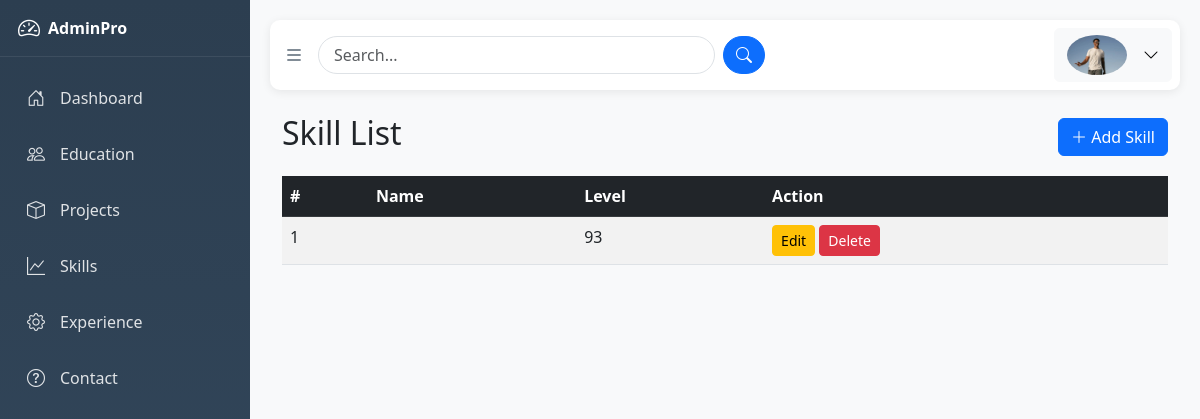
Page /skills/ (signed in) on the committed database.
### app/models.py (models this page shows, shortened)
class CustomUserModel(AbstractUser):
    fullname = models.CharField(max_length=255, null=True, blank=True)
    phone = models.CharField(max_length=20, null=True, blank=True)
    title = models.CharField(max_length=100, help_text="Professional title (e.g., Full Stack Developer)", null=True, blank=True)
    date_of_birth = models.DateField(null=True, blank=True)
    bio = models.TextField(max_length=500, help_text="Short bio for hero section", null=True, blank=True)
    about_description = models.TextField(help_text="Detailed about description", null=True, blank=True)
    profile_image = models.ImageField(upload_to='profile_images/', blank=True, null=True)
    resume_file = models.FileField(upload_to='resumes/', blank=True, null=True)
    location = models.CharField(max_length=100, null=True, blank=True)
    linkedin_url = models.URLField(null=True, blank=True)
    github_url = models.URLField(null=True, blank=True)
    twitter_url = models.URLField(null=True, blank=True)
    instagram_url = models.URLField(null=True, blank=True)
    created_at = models.DateTimeField(auto_now_add=True)
    updated_at = models.DateTimeField(auto_now=True)

class skillModel(models.Model):
    user = models.ForeignKey(CustomUserModel, on_delete=models.CASCADE, related_name='skills')
    skill_name = models.CharField(max_length=100)
    image = models.ImageField(upload_to='skill_images/', blank=True, null=True)
    level = models.PositiveIntegerField(default=0, null=True, blank=True)
    created_at = models.DateTimeField(auto_now_add=True)
    updated_at = models.DateTimeField(auto_now=True)

### app/views.py (the view)
# urls.py: path('skills/', skill_list, name='skill_list'),
def skill_list(request):
    skills = skillModel.objects.all()
    return render(request, 'backend/skill_list.html', {'skills': skills})

### app/templates/backend/skill_list.html
{% extends 'backend/base.html' %}
{% block content %}
<div class="container mt-4">
    <div class="d-flex justify-content-between align-items-center mb-3">
        <h2>Skill List</h2>
        <a href="{% url 'add_skill' %}" class="btn btn-primary">
            <i class="bi bi-plus-lg"></i> Add Skill
        </a>
    </div>
    <table class="table table-striped table-hover">
        <thead class="table-dark">
            <tr>
                <th>#</th>
                <th>Name</th>
                <th>Level</th>
                <th>Action</th>
            </tr>
        </thead>
        <tbody>
            {% for skill in skills %}
                <tr>
                    <td>{{ forloop.counter }}</td>
                    <td>{{ skill.name }}</td>
                    <td>{{ skill.level }}</td>
                    <td>
                        <a href="{% url 'edit_skill' skill.id %}" class="btn btn-sm btn-warning">Edit</a>
                        <a href="{% url 'delete_skill' skill.id %}" class="btn btn-sm btn-danger"
                                onclick="return confirm('Are you sure you want to delete this skill entry?');">
                            Delete
                        </a>
                    </td>
                </tr>
            {% empty %}
                <tr>
                    <td colspan="5" class="text-center text-muted">No education records found.</td>
                </tr>
            {% endfor %}
        </tbody>
    </table>
</div>
{% endblock %}

### app/templates/backend/base.html (shortened to what this page needs)
<!DOCTYPE html>
<html lang="en">
<head>
  <link href="https://cdn.jsdelivr.net/npm/bootstrap@5.3.0/dist/css/bootstrap.min.css" rel="stylesheet" />
  <link href="https://cdn.jsdelivr.net/npm/bootstrap-icons@1.10.0/font/bootstrap-icons.css" rel="stylesheet" />
</head>
<body>
  <aside class="sidebar" id="sidebar">
    <div class="logo">
      <div class="d-flex align-items-center gap-2">
        <i class="bi bi-speedometer2 logo-icon"></i>
        <span class="logo-text">AdminPro</span>
      </div>
    </div>
    <nav class="sidebar-nav">
      <div class="nav-item">
        <a href="#" class="nav-link"><i class="bi bi-house-door"></i><span class="nav-text">Dashboard</span></a>
      </div>
      <div class="nav-item">
        <a href="{% url 'education_list' %}" class="nav-link"><i class="bi bi-people"></i><span class="nav-text">Education</span></a>
      </div>
      <div class="nav-item">
        <a href="{% url 'project_list' %}" class="nav-link"><i class="bi bi-box"></i><span class="nav-text">Projects</span></a>
      </div>
      <div class="nav-item">
        <a href="{% url 'skill_list' %}" class="nav-link"><i class="bi bi-graph-up"></i><span class="nav-text">Skills</span></a>
      </div>
      <div class="nav-item">
        <a href="{% url 'experience_list' %}" class="nav-link"><i class="bi bi-gear"></i><span class="nav-text">Experience</span></a>
      </div>
      <div class="nav-item">
        <a href="{% url 'contact_list' %}" class="nav-link"><i class="bi bi-question-circle"></i><span class="nav-text">Contact</span></a>
      </div>
    </nav>
  </aside>
  <main class="main-content" id="mainContent">
    <div
      class="top-navbar d-flex flex-column flex-md-row justify-content-between align-items-start align-items-md-center p-2">
      <div class="d-flex w-100 align-items-center justify-content-between">
        <button class="toggle-btn me-2" id="toggleBtn"><i class="bi bi-list"></i></button>
        <div class="d-none d-md-flex w-50">
          <div class="input-group">
            <input type="text" class="form-control rounded-pill" placeholder="Search..." style="padding-left:15px;">
            <button class="btn btn-primary rounded-pill ms-2" type="button"><i class="bi bi-search"></i></button>
          </div>
        </div>
        <div class="d-flex align-items-center ms-auto">
          <div class="dropdown">
            <button class="btn btn-light d-flex align-items-center" type="button" data-bs-toggle="dropdown">
              {% if request.user.profile_image %}<img src="{{ request.user.profile_image.url }}" class="rounded-circle me-2" alt="Avatar" height="40px">
              {% else %}
              <img src="https://static.vecteezy.com/system/resources/previews/032/176/191/non_2x/business-avatar-profile-black-icon-man-of-user-symbol-in-trendy-flat-style-isolated-on-male-profile-people-diverse-face-for-social-network-or-web-vector.jpg" class="rounded-circle me-2" alt="Avatar" height="40px">
              {% endif %}
              <i class="bi bi-chevron-down ms-2"></i>
            </button>
          </div>
        </div>
      </div>
    </div>
    {% block content %}
    {% endblock content %}
  </main>
</body>
</html>

### app/templates/backend/base.html (style rules this page uses)
:root { --sidebar-width: 250px; --sidebar-width-collapsed: 70px; --nav-item-height: 50px; }
body { font-family: 'Segoe UI', Tahoma, Geneva, Verdana, sans-serif; background: #f8f9fa; }
.sidebar { position: fixed; top: 0; left: 0; height: 100vh; width: var(--sidebar-width); background: linear-gradient(180deg, #2c3e50 0%, #34495e 100%); transition: width .25s ease, transform .25s ease; z-index: 1000; overflow-x: hidden; }
.sidebar .logo { padding: 16px 18px; border-bottom: 1px solid rgba(255, 255, 255, .08); display: flex; align-items: center; justify-content: space-between; color: #fff; }
.logo .logo-icon { font-size: 22px; line-height: 1; }
.logo .logo-text { font-weight: 600; white-space: nowrap; }
.sidebar-nav { padding: 10px 0; }
.sidebar-nav .nav-item { margin: 6px 10px; }
.sidebar-nav .nav-link { display: flex; align-items: center; gap: 12px; padding: 12px 14px; color: rgba(255, 255, 255, .85); text-decoration: none; border-radius: 8px; transition: background .2s ease, color .2s ease; white-space: nowrap; height: var(--nav-item-height); }
.sidebar-nav .nav-link i { font-size: 18px; width: 24px; text-align: center; flex: 0 0 24px; }
.nav-text { display: inline-block; }
.main-content { margin-left: var(--sidebar-width); transition: margin-left .25s ease; min-height: 100vh; padding: 20px; }
.top-navbar { background: #fff; box-shadow: 0 2px 10px rgba(0, 0, 0, .08); padding: 15px 20px; margin-bottom: 20px; border-radius: 10px; }
.toggle-btn { background: none; border: none; font-size: 20px; color: #2c3e50; cursor: pointer; }

### rows in the picture
CustomUserModel: user.profile_image (picture)
skillModel: level "93"
